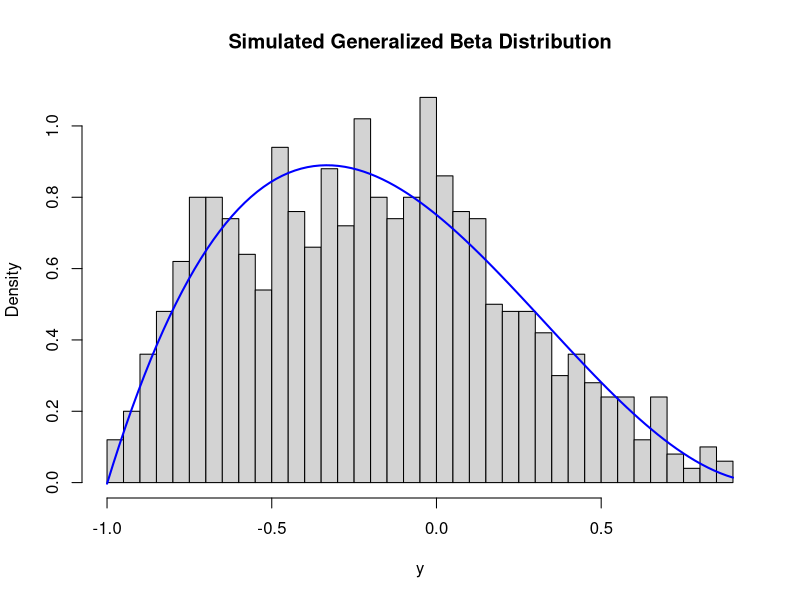

Here is the R script that generated this plot:
# Load required library
if (!requireNamespace("stats", quietly = TRUE)) {
  install.packages("stats")
}

# Define the PDF of the generalized beta distribution
genbeta_pdf <- function(y, alpha, beta, lb, lb_offset) {
  x <- (y - lb) / lb_offset
  pdf_value <- (x^(alpha - 1)) * ((1 - x)^(beta - 1)) / (lb_offset * beta(alpha, beta))
  return(pdf_value)
}

# Function to generate random samples from the generalized beta distribution
genbeta_sample <- function(n, alpha, beta, lb, lb_offset) {
  # Initialize a vector to store samples
  samples <- numeric(n)
  count <- 0
  
  # Set up the rejection sampling loop
  while (count < n) {
    # Propose values between lb and lb + lb_offset
    y_proposal <- runif(1, lb, lb + lb_offset)
    u <- runif(1)  # Uniformly distributed random number for acceptance
    
    # Calculate acceptance probability
    pdf_val <- genbeta_pdf(y_proposal, alpha, beta, lb, lb_offset)
    max_pdf <- genbeta_pdf(lb + lb_offset / 2, alpha, beta, lb, lb_offset) # peak near center
    
    if (u < pdf_val / max_pdf) {
      # Accept the proposal
      count <- count + 1
      samples[count] <- y_proposal
    }
  }
  
  return(samples)
}

# Example usage
set.seed(42)
n <- 1000       # Number of samples
alpha <- 2      # Alpha parameter
beta <- 3       # Beta parameter
lb <- -.999        # Lower bound
lb_offset <- .999 - lb  # Offset

samples <- genbeta_sample(n, alpha, beta, lb, lb_offset)

# Plot the histogram of the samples to visualize the distribution
hist(samples, breaks = 30, probability = TRUE, main = "Simulated Generalized Beta Distribution", xlab = "y")
curve(genbeta_pdf(x, alpha, beta, lb, lb_offset), add = TRUE, col = "blue", lwd = 2)
